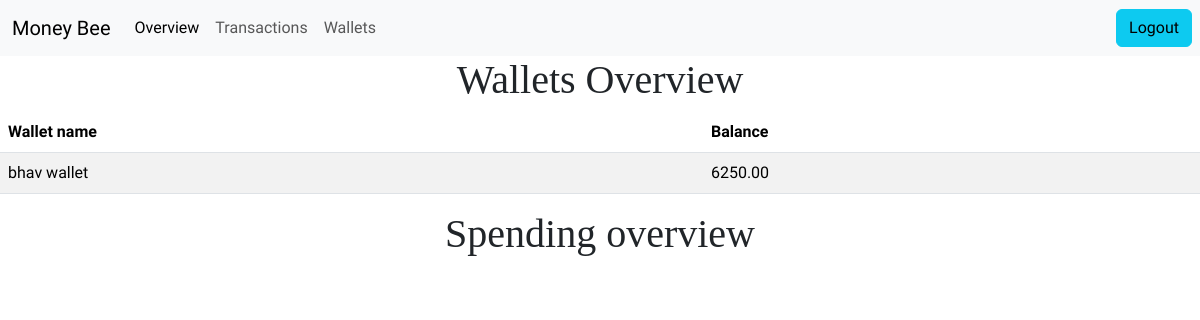
Page /personal/overview (signed in) on the earlier database version.
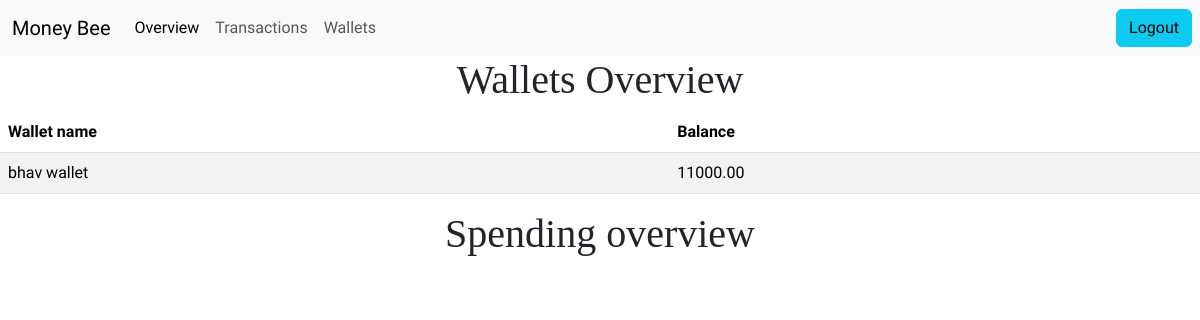
Same page on the later database version.
### expense_tracker/models.py (models this page shows, shortened)
class Wallet(models.Model):
    user = models.ForeignKey(
        User, on_delete=models.CASCADE
    )  # Link to the user's account
    name = models.CharField(max_length=100, default="default wallet")  # Wallet name
    balance = models.DecimalField(
        max_digits=10, decimal_places=2, default=0.00
    )  # Initial balance
    class Meta:
        unique_together = [('user', 'name')]

### expense_tracker/views.py (the view)
# urls.py: path('personal/overview',views.overview,name="overview"),
def overview(request):
    wallets=Wallet.objects.filter(user=request.user)
    return render(request, "expense_tracker/overview.html", {
        "wallets":wallets,
        "trial": 0,
    })

### expense_tracker/templates/expense_tracker/overview.html (shortened to what this page needs)
{% extends "expense_tracker/personal_home.html" %}
{% load static %}
{% block overview %}active{% endblock %}
{% block content %}
<div class="container">
    <h1 class="text-center">Wallets Overview</h1>
</div>
<table class="table table-striped">
    <thead>
      <tr>
        <th scope="col">Wallet name</th>
        <th scope="col">Balance</th>
      </tr>
    </thead>
    <tbody>
      <tr>
        {% for wallet in wallets %}
        <td>{{wallet.name}}</td>
        <td>{{ wallet.balance }}</td>
        {% endfor %}
      </tr>
    </tbody>
  </table>
<div class="container">
    <h1 class="text-center">Spending overview </h1>
</div>
{% endblock %}

### expense_tracker/templates/expense_tracker/personal_home.html (shortened to what this page needs)
{% extends "base.html" %}
{% load static %}
{% block css_files %}
<link rel="stylesheet" href="{% static "expense_tracker/add_btn.css" %}"><link rel="stylesheet" href="https://fonts.googleapis.com/css2?family=Material+Symbols+Outlined:opsz,wght,FILL,GRAD@24,500,0,200" />
<link rel="stylesheet" href="{% static "expense_tracker/add_btn.css" %}">
{% endblock %}
{% block navbar%}
<div class="container-fluid">
    <a class="navbar-brand" href="#">Money Bee</a>
    <div class="collapse navbar-collapse" id="navbarSupportedContent">
        <ul class="navbar-nav  mb-2 mb-lg-0 ">
            <li class="nav-item">
                <a class="nav-link {% block overview %}{% endblock %}" aria-current="page" href="{% url 'overview' %}">Overview</a>
            </li>
        </ul>
        <ul class="navbar-nav  mb-2 mb-lg-0 ">
            <li class="nav-item">
                <a class="nav-link {% block transactions %}{% endblock %}" aria-current="page" href="{% url 'list_transaction' %}">Transactions</a>
            </li>
        </ul>
        <ul class="navbar-nav  mb-2 mb-lg-0 ">
            <li class="nav-item">
                <a class="nav-link {% block wallets %}{% endblock %}" aria-current="page" href="{% url 'wallets' %}">Wallets</a>
            </li>
        </ul>
    </div>
</div>
<ul class="navbar-nav  mb-2 mb-lg-0 ">
    <li class="nav-item">
        <form method="post" action="{% url 'logout' %}">
          <button type="submit" class="btn btn-info mx-2">Logout</button>
      </form>
      </li>
</ul>
{% endblock %}

### templates/base.html (shortened to what this page needs)
{% load static %}
<!DOCTYPE html>
<html lang="en">
<head>
    <link href="https://cdn.jsdelivr.net/npm/bootstrap@5.3.3/dist/css/bootstrap.min.css" rel="stylesheet"
>
    <link rel="stylesheet" href="{% static "expense_tracker/base.css" %}">
    {% block css_files %}{% endblock %}
</head>
<body>
    <header>
        <nav class="navbar navbar-expand-lg bg-body-tertiary">
            {% block navbar %}{% endblock %}
        </nav>
    </header>
    <main>
        {% block content %}{% endblock %}
    </main>
</body>
</html>

### expense_tracker/static/expense_tracker/base.css (style rules this page uses)
:root { --font-source-sans: "Source Sans 3", sans-serif; --font-libre-baskerville: "Libre Baskerville", serif; }
body { font-family: var(--font-source-sans); }
*, *::before, *::after { box-sizing: border-box; }
h1, h2, h3 { font-family: var(--font-libre-baskerville); }
.navbar-nav .nav-link { position: relative; transition: all 0.3s ease-in-out; }

Differences in the rows shown:
changed Wallet "bhav wallet": balance "6250.00" → "11000.00"
